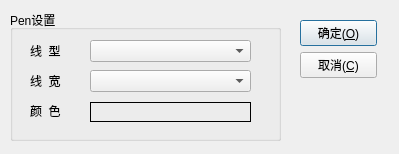
<?xml version="1.0" encoding="UTF-8"?>
<ui version="4.0">
 <class>Dialog</class>
 <widget class="QDialog" name="Dialog">
  <property name="geometry">
   <rect>
    <x>0</x>
    <y>0</y>
    <width>399</width>
    <height>154</height>
   </rect>
  </property>
  <property name="windowTitle">
   <string>Dialog</string>
  </property>
  <widget class="QWidget" name="layoutWidget">
   <property name="geometry">
    <rect>
     <x>300</x>
     <y>20</y>
     <width>77</width>
     <height>106</height>
    </rect>
   </property>
   <layout class="QVBoxLayout">
    <property name="spacing">
     <number>6</number>
    </property>
    <property name="leftMargin">
     <number>0</number>
    </property>
    <property name="topMargin">
     <number>0</number>
    </property>
    <property name="rightMargin">
     <number>0</number>
    </property>
    <property name="bottomMargin">
     <number>0</number>
    </property>
    <item>
     <widget class="QPushButton" name="okButton">
      <property name="text">
       <string>确定(&amp;O)</string>
      </property>
     </widget>
    </item>
    <item>
     <widget class="QPushButton" name="cancelButton">
      <property name="text">
       <string>取消(&amp;C)</string>
      </property>
     </widget>
    </item>
    <item>
     <spacer>
      <property name="orientation">
       <enum>Qt::Vertical</enum>
      </property>
      <property name="sizeHint" stdset="0">
       <size>
        <width>20</width>
        <height>40</height>
       </size>
      </property>
     </spacer>
    </item>
   </layout>
  </widget>
  <widget class="QGroupBox" name="groupBox">
   <property name="geometry">
    <rect>
     <x>10</x>
     <y>10</y>
     <width>271</width>
     <height>131</height>
    </rect>
   </property>
   <property name="title">
    <string>Pen设置</string>
   </property>
   <widget class="QLabel" name="label">
    <property name="geometry">
     <rect>
      <x>20</x>
      <y>30</y>
      <width>54</width>
      <height>21</height>
     </rect>
    </property>
    <property name="text">
     <string>线  型</string>
    </property>
   </widget>
   <widget class="QComboBox" name="comboBox">
    <property name="geometry">
     <rect>
      <x>80</x>
      <y>30</y>
      <width>161</width>
      <height>22</height>
     </rect>
    </property>
   </widget>
   <widget class="QComboBox" name="comboBox_2">
    <property name="geometry">
     <rect>
      <x>80</x>
      <y>60</y>
      <width>161</width>
      <height>22</height>
     </rect>
    </property>
   </widget>
   <widget class="QLabel" name="label_2">
    <property name="geometry">
     <rect>
      <x>20</x>
      <y>60</y>
      <width>54</width>
      <height>21</height>
     </rect>
    </property>
    <property name="text">
     <string>线  宽</string>
    </property>
   </widget>
   <widget class="QLabel" name="label_3">
    <property name="geometry">
     <rect>
      <x>20</x>
      <y>90</y>
      <width>54</width>
      <height>21</height>
     </rect>
    </property>
    <property name="text">
     <string>颜  色</string>
    </property>
   </widget>
   <widget class="QLabel" name="label_4">
    <property name="geometry">
     <rect>
      <x>80</x>
      <y>92</y>
      <width>161</width>
      <height>20</height>
     </rect>
    </property>
    <property name="frameShape">
     <enum>QFrame::Panel</enum>
    </property>
    <property name="text">
     <string/>
    </property>
   </widget>
  </widget>
 </widget>
 <resources/>
 <connections>
  <connection>
   <sender>okButton</sender>
   <signal>clicked()</signal>
   <receiver>Dialog</receiver>
   <slot>accept()</slot>
   <hints>
    <hint type="sourcelabel">
     <x>351</x>
     <y>38</y>
    </hint>
    <hint type="destinationlabel">
     <x>233</x>
     <y>29</y>
    </hint>
   </hints>
  </connection>
  <connection>
   <sender>cancelButton</sender>
   <signal>clicked()</signal>
   <receiver>Dialog</receiver>
   <slot>reject()</slot>
   <hints>
    <hint type="sourcelabel">
     <x>330</x>
     <y>66</y>
    </hint>
    <hint type="destinationlabel">
     <x>197</x>
     <y>125</y>
    </hint>
   </hints>
  </connection>
 </connections>
</ui>
